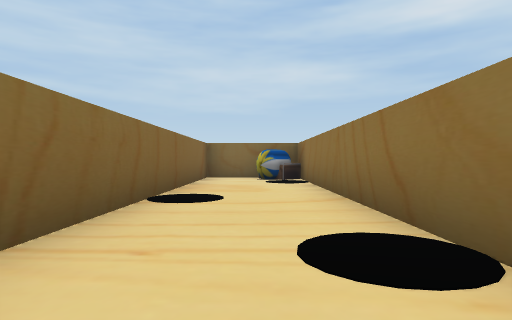
[1] (above)

14 first-person views from a walk through a Unity game level. The camera is 0.51 m above the floor, looks level and sees 75° across. The floor is counted in squares, 1 m on a side. Each view is taken from the middle of a square. On the plan, view 1 faces up. The plan holds only what a view shows up to about 9 squares ahead; the rest is blank. The place goes on beyond the plan. The player character is not drawn.

[2]
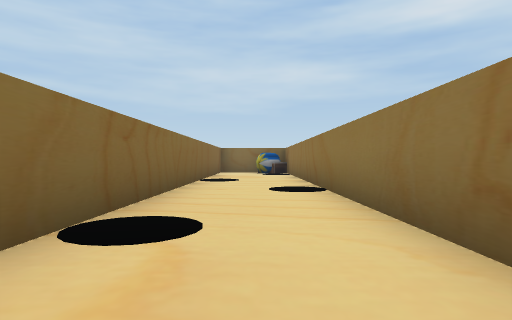

[3]
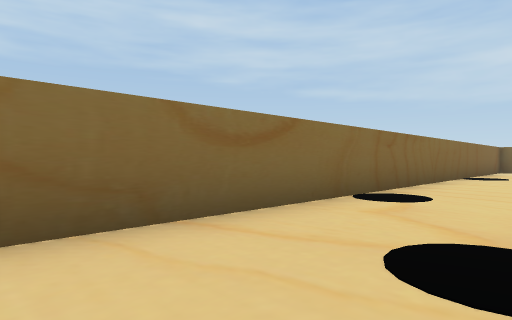

[4]
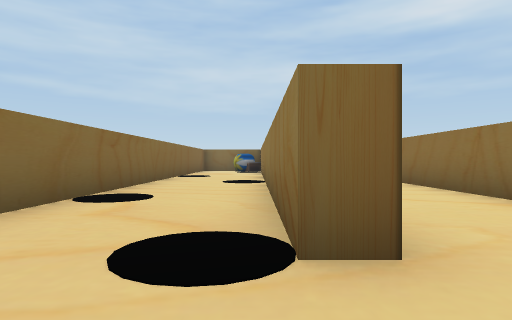

[5]
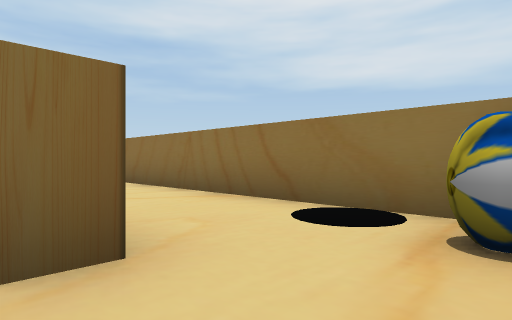

[6]
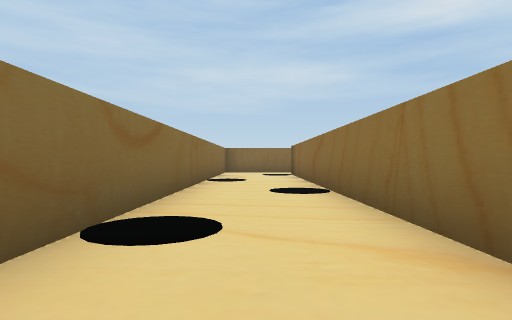

[7]
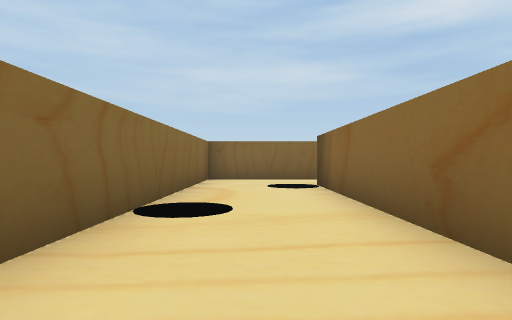

[8]
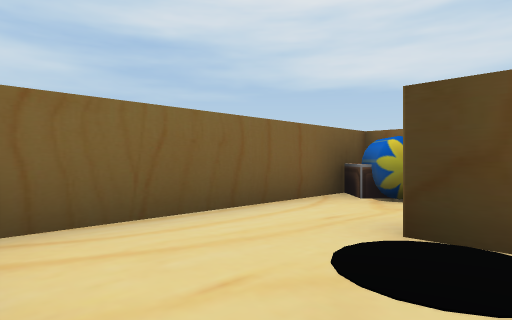

[9]
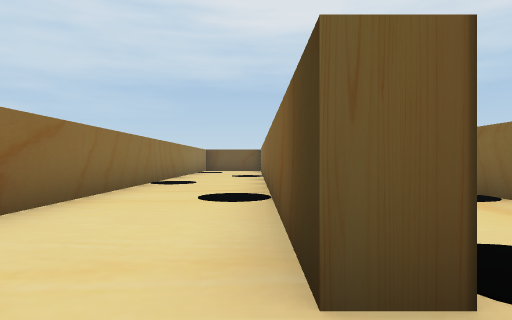

[10]
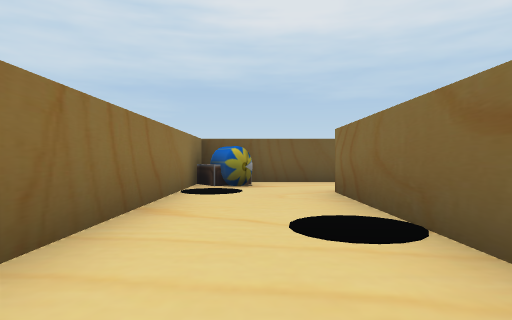

[11]
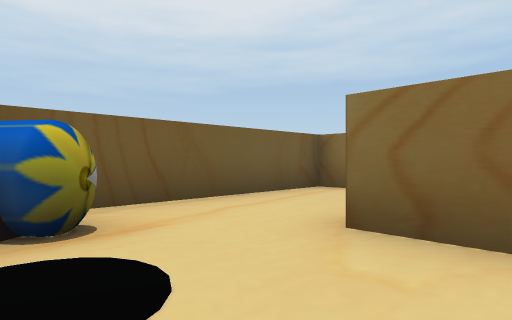

[12]
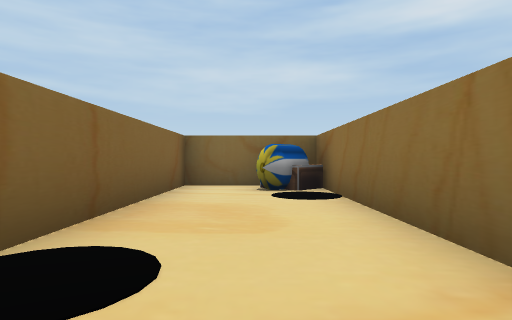

[13]
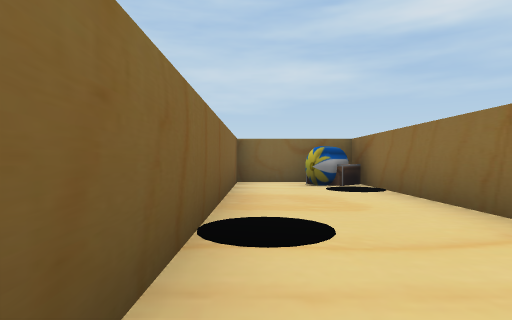

[14]
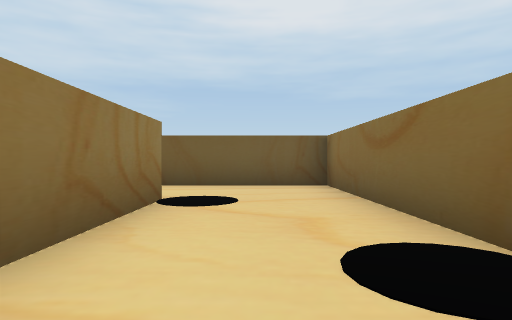

### Floor plan
Points are (right, up) in squares from view 1. A wall is a line through its corners. A room is listed if a view was taken in it or the views show most of it. See-through windows are left out.
Room 1 (views 1, 2, 12, 13, 14)
walls: (1.2, -4.3) (1.2, 8.4); (1.2, 9.7) (-1.4, 9.7) (-1.4, -6.7) (0.6, -6.7)
ways out: opening at (1, -5.5) to room 2
objects: other object (0, 9) to (1, 9)
Room 2 (views 3, 4, 5, 6, 7, 8, 10, 11)
walls: (1.2, 8.4) (1.2, 9.7); (0.6, -6.7) (4.3, -6.7) (4.3, 7.9); (4.4, 9.7) (1.7, 9.7) (1.7, -4.3) (1.2, -4.3)
ways out: opening at (1, -5.5) to room 1; opening at (5, 9) to room 3
objects: other object (3, -6) to (4, -6)
Room 3 (view 9)
walls: (7.3, 0) (7.3, 6); (4.3, 7.9) (4.8, 7.9) (4.8, 0.1); (7.4, 9.7) (4.4, 9.7)
ways out: opening at (5, 9) to room 2
objects: other object (6, 1) to (6, 2); other object (6, 4) to (6, 5); other object (6, 9) to (7, 9)

Where each view was taken, in squares from view 1:
view 1: 0 up, 0 right, facing up
view 2: 4 down, 0 right, facing up
view 3: 6 down, 1 right, facing up-left
view 4: 6 down, 1 right, facing up
view 5: 6 down, 1 right, facing up-right
view 6: 4 down, 3 right, facing up
view 7: 1 up, 3 right, facing up
view 8: 7 up, 2 right, facing up-right
view 9: 9 up, 5 right, facing down
view 10: 1 up, 3 right, facing down
view 11: 3 down, 4 right, facing down-left
view 12: 3 up, 0 right, facing up
view 13: 2 up, 1 left, facing up
view 14: 0 up, 0 right, facing down
